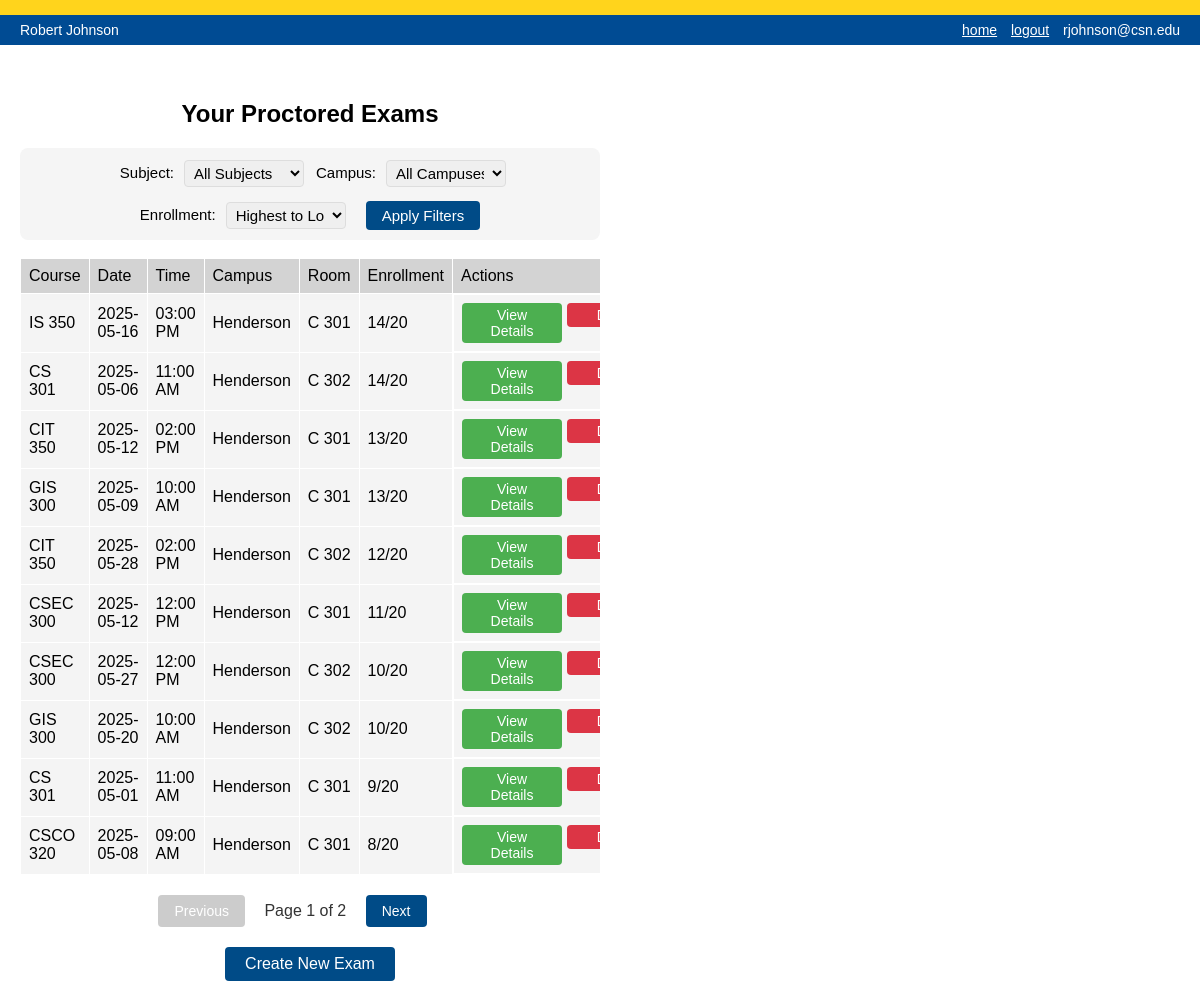
The app's page /exam_reports (signed in) with its own data.
### tables this page shows
CREATE TABLE EXAMS (
    Exam_ID INTEGER PRIMARY KEY AUTOINCREMENT,
    LocationID INTEGER NOT NULL,
    Exam_Name TEXT NOT NULL,
    ExamDate DATE NOT NULL,
    ExamTime TIME NOT NULL,
    ProctorID INTEGER NOT NULL,
    ExamCapacity INTEGER DEFAULT 20 CHECK (ExamCapacity <= 20),
    CurrentEnrollment INTEGER DEFAULT 0 CHECK (CurrentEnrollment <= ExamCapacity),
    Class TEXT NOT NULL,
    FOREIGN KEY (LocationID) REFERENCES LOCATION(LocationID),
    FOREIGN KEY (ProctorID) REFERENCES FACULTY(FacultyID)
);

### app.py (the view)
@app.route('/exam_reports', methods=['GET', 'POST'])
def exam_reports():
    if 'user_id' not in session or session.get('role') != 'Faculty':
        return redirect(url_for('login'))
    faculty = database.get_faculty_details(session['user_id'])
    if not faculty:
        return redirect(url_for('login'))
    selected_exam = None
    registered_students = []
    filter_subject = ''
    filter_campus = ''
    enrollment_sort = 'desc'  # Default: Highest to Lowest
    if request.method == 'POST':
        filter_subject = request.form.get('filter_subject', '')
        filter_campus = request.form.get('filter_campus', '')
        enrollment_sort = request.form.get('enrollment_sort', 'desc')
    else:
        filter_subject = request.args.get('filter_subject', '')
        filter_campus = request.args.get('filter_campus', '')
        enrollment_sort = request.args.get('enrollment_sort', 'desc')
    all_exams = database.get_faculty_exams(faculty['FacultyID'])
    if filter_subject:
        all_exams = [exam for exam in all_exams if exam['Class'].startswith(filter_subject)]
    if filter_campus:
        all_exams = [exam for exam in all_exams if exam['CampusName'] == filter_campus]
    all_exams = sorted(all_exams, key=lambda x: x['CurrentEnrollment'], reverse=(enrollment_sort == 'desc'))
    try:
        page = int(request.form.get('page', 1))
    except ValueError:
        page = 1
    if request.method == 'POST' and request.form.get('exam_id'):
        exam_id = int(request.form.get('exam_id'))
        exam, students = database.get_exam_details(exam_id)
        if exam and exam['ProctorID'] == faculty['FacultyID']:
            selected_exam = exam
            registered_students = students
    EXAMS_PER_PAGE = 10
    total_exams = len(all_exams)
    total_pages = (total_exams + EXAMS_PER_PAGE - 1) // EXAMS_PER_PAGE  # Ceiling division
    page = max(1, min(page, total_pages))
    start_idx = (page - 1) * EXAMS_PER_PAGE
    end_idx = start_idx + EXAMS_PER_PAGE
    current_page_exams = all_exams[start_idx:end_idx]
    return render_template('exam_reports.html',
                         exams=current_page_exams,
                         selected_exam=selected_exam,
                         registered_students=registered_students,
                         current_page=page,
                         total_pages=total_pages,
                         filter_subject=filter_subject,
                         filter_campus=filter_campus,
                         enrollment_sort=enrollment_sort)

### database.py (called while the page is built)
def get_db_connection():
    conn = sqlite3.connect(DATABASE)
    conn.row_factory = sqlite3.Row
    return conn

def get_faculty_details(auth_id):
    conn = get_db_connection()
    try:
        faculty = conn.execute("""
            SELECT
                f.*,
                a.CSN_Email as Email,
                a.Role
            FROM FACULTY f
            JOIN AUTHENTICATION a ON f.Auth_ID = a.Auth_ID
            WHERE f.Auth_ID = ?
        """, (auth_id,)).fetchone()
        return faculty
    except Exception as e:
        print(f"Error getting faculty details: {str(e)}")  # Debug log
        return None
    finally:
        conn.close()

def get_faculty_exams(faculty_id):
    conn = get_db_connection()
    try:
        exams = conn.execute("""
            SELECT
                e.*,
                l.CampusName,
                l.Building,
                l.RoomNumber,
                COUNT(DISTINCT er.StudentID) as RegisteredCount
            FROM EXAMS e
            JOIN LOCATION l ON e.LocationID = l.LocationID
            LEFT JOIN EXAM_REGISTRATIONS er ON e.Exam_ID = er.Exam_ID
            WHERE e.ProctorID = ?
            GROUP BY e.Exam_ID, e.LocationID, e.Exam_Name, e.ExamDate, e.ExamTime,
                     e.ProctorID, e.ExamCapacity, e.CurrentEnrollment, e.Class,
                     l.CampusName, l.Building, l.RoomNumber
            ORDER BY e.ExamDate DESC, e.ExamTime DESC
        """, (faculty_id,)).fetchall()
        return exams
    finally:
        conn.close()

### Templates/exam_reports.html (shortened to what this page needs)
<!DOCTYPE html>
<html lang="en">
	<head>
    	<link rel="stylesheet" href="{{ url_for('static', filename='CSS/sheet-styles.css') }}">
	</head>
	<body>
    	<div class="header-bar">
			<div class="user-name">{{ session.name }}</div>
		    <div class="user-email">
		        <a href="{{ url_for('faculty_home') }}">home</a> <a href="{{ url_for('login') }}">logout</a>
		        {{ session.email }}
		    </div>
   	 	</div>
    	<div class="page-layout">
            <div class="exams-list">
                <h1>Your Proctored Exams</h1>
                <form method="POST" action="{{ url_for('exam_reports') }}" class="filter-form">
                    <div class="form-group">
                        <label for="filter_subject">Subject:</label>
                        <select name="filter_subject" id="filter_subject">
                            <option value="">All Subjects</option>
                        </select>
                    </div>
                    <div class="form-group">
                        <label for="filter_campus">Campus:</label>
                        <select name="filter_campus" id="filter_campus">
                            <option value="">All Campuses</option>
                        </select>
                    </div>
                    <div class="form-group">
                        <label for="enrollment_sort">Enrollment:</label>
                        <select name="enrollment_sort" id="enrollment_sort">
                            <option value="desc" {% if enrollment_sort == 'desc' %}selected{% endif %}>Highest to Lowest</option>
                        </select>
                    </div>
                    <div class="form-group">
                        <button type="submit">Apply Filters</button>
                    </div>
                </form>
                {% if exams %}
                <table>
                    <tr>
                        <th>Course</th>
                        <th>Date</th>
                        <th>Time</th>
                        <th>Campus</th>
                        <th>Room</th>
                        <th>Enrollment</th>
                        <th>Actions</th>
                    </tr>
                    {% for exam in exams %}
                    <tr class="exam-row {% if selected_exam and selected_exam.Exam_ID == exam.Exam_ID %}selected{% endif %}">
                        <td>{{ exam.Class }}</td>
                        <td>{{ exam.ExamDate }}</td>
                        <td>{{ exam.ExamTime }}</td>
                        <td>{{ exam.CampusName }}</td>
                        <td>{{ exam.Building }} {{ exam.RoomNumber }}</td>
                        <td>{{ exam.CurrentEnrollment }}/{{ exam.ExamCapacity }}</td>
                        <td style="display: flex; gap: 5px; justify-content: center;">
                            <form method="POST" class="view-details-form" style="margin: 0;">
                                <button type="submit" class="view-details-button">View Details</button>
                            </form>
                            <form method="POST" action="{{ url_for('delete_exam', exam_id=exam.Exam_ID) }}"
                                  onsubmit="return confirm('Are you sure you want to delete this exam? This will unregister all students and cannot be undone.');"
                                  style="margin: 0;">
                                <button type="submit" class="delete-button">Delete</button>
                            </form>
                        </td>
                    </tr>
                    {% endfor %}
                </table>
                {% if total_pages > 1 %}
                <div class="pagination">
                    <form method="POST" action="{{ url_for('exam_reports') }}">
                        <button type="submit" name="page" value="{{ current_page - 1 }}"
                                class="pagination-button"
                                {% if current_page <= 1 %}disabled{% endif %}>
                            Previous
                        </button>
                        <span class="pagination-info">
                            Page {{ current_page }} of {{ total_pages }}
                        </span>
                        <button type="submit" name="page" value="{{ current_page + 1 }}"
                                class="pagination-button"
                                {% if current_page >= total_pages %}disabled{% endif %}>
                            Next
                        </button>
                    </form>
                </div>
                {% endif %}
                {% else %}
                <p>You have no exams scheduled at this time.</p>
                {% endif %}
                <div class="button-container" style="text-align: center; margin-top: 20px;">
                    <a href="{{ url_for('create_exam') }}" style="text-decoration: none;">
                        <button class="return-to-search-button">Create New Exam</button>
                    </a>
                </div>
            </div>
    	</div>
	</body>
</html>

### static/CSS/sheet-styles.css (style rules this page uses)
* { margin:0; padding:0; box-sizing: border-box; font-family: arial; }
html { position: relative; }
html::before { content: ''; position: fixed; top: 0; left: 0; right: 0; height: 15px; background-color: #ffd41c; z-index: 1001; }
body { padding-top: 60px; }
.header-bar { background-color: #004b93; height: 30px; width: 100%; position: fixed; top: 15px; left: 0; display: flex; align-items: center; justify-content: space-between; padding: 0 20px; box-sizing: border-box; z-index: 1000; }
.user-name { font-family: arial; font-size: 14px; color: white; }
.user-email { font-family: arial; font-size: 14px; color: white; }
.user-email a { color: white; margin-right: 10px; }
label, .date-section, .time-section, .days-label { color: black; margin-left: 7%; line-height: 30px; }
h1 { text-align: center; margin: 20px 0; font-size: 24px; color: black; }
.button-container { display: flex; justify-content: center; gap: 8px; }
table { width: 95%; border-collapse: collapse; margin: 0 auto; }
th { background-color: #d3d3d3; font-weight: normal; text-align: left; padding: 8px; border: 1px solid #fff; }
td { padding: 8px; border: 1px solid #fff; background-color: #f4f4f4; }
.pagination { display: flex; justify-content: center; align-items: center; margin: 20px 0; gap: 10px; padding-right: 35px; }
.pagination-button { background-color: #004b87; color: white; border: none; border-radius: 4px; padding: 8px 16px; cursor: pointer; font-size: 14px; }
.pagination-button:disabled { background-color: #cccccc; cursor: not-allowed; }
.pagination-info { margin: 0 15px; color: #333; min-width: 120px; text-align: center; }
.return-to-search-button { background-color: #004b87; color: white; border: none; border-radius: 4px; padding: 8px 20px; cursor: pointer; font-size: 16px; }
.form-group { display: flex; align-items: center; margin-bottom: 20px; }
.form-group label { width: 120px; text-align: right; margin-right: 15px; }
.form-group select, .form-group input[type="text"] { width: 200px; padding: 5px; border-radius: 4px; border: 1px solid #ddd; }
.page-layout { display: flex; gap: 2em; margin: 20px; min-height: calc(100vh - 100px); }
.exams-list { flex: 0 0 50%; overflow-x: auto; }
.view-details-form { display: inline; }
.view-details-button { background-color: #4CAF50; color: white; border: none; border-radius: 4px; padding: 4px 12px; cursor: pointer; font-size: 14px; min-width: 100px; }
.exam-row { cursor: pointer; }
.button-container { margin-top: 20px; }
.delete-button { background-color: #dc3545; color: white; border: none; border-radius: 4px; padding: 4px 12px; cursor: pointer; font-size: 14px; min-width: 100px; }
.filter-form { background: #f5f5f5; padding: 10px 18px; border-radius: 8px; margin: 0 auto 18px auto; max-width: 900px; display: flex; flex-wrap: wrap; align-items: center; gap: 12px; font-size: 15px; justify-content: center; }
.filter-form .form-group { margin-bottom: 0; display: flex; align-items: center; gap: 6px; }
.filter-form label { width: auto; min-width: 60px; text-align: right; margin-right: 4px; margin-left: 0; font-size: 15px; }
.filter-form select { width: 120px; padding: 3px 5px; border-radius: 4px; border: 1px solid #ddd; font-size: 15px; }
.filter-form button { background-color: #004b87; color: white; border: none; border-radius: 4px; padding: 6px 16px; cursor: pointer; font-size: 15px; margin: 0 0 0 8px; }

### records on screen
EXAMS: Class "IS 350", ExamDate "2025-05-16", ExamTime "03:00 PM", CampusName "Henderson", Building "C", RoomNumber "301", CurrentEnrollment "14", ExamCapacity "20"
EXAMS: Class "CS 301", ExamDate "2025-05-06", ExamTime "11:00 AM", CampusName "Henderson", Building "C", RoomNumber "302", CurrentEnrollment "14", ExamCapacity "20"
EXAMS: Class "CIT 350", ExamDate "2025-05-12", ExamTime "02:00 PM", CampusName "Henderson", Building "C", RoomNumber "301", CurrentEnrollment "13", ExamCapacity "20"
EXAMS: Class "GIS 300", ExamDate "2025-05-09", ExamTime "10:00 AM", CampusName "Henderson", Building "C", RoomNumber "301", CurrentEnrollment "13", ExamCapacity "20"
EXAMS: Class "CIT 350", ExamDate "2025-05-28", ExamTime "02:00 PM", CampusName "Henderson", Building "C", RoomNumber "302", CurrentEnrollment "12", ExamCapacity "20"
EXAMS: Class "CSEC 300", ExamDate "2025-05-12", ExamTime "12:00 PM", CampusName "Henderson", Building "C", RoomNumber "301", CurrentEnrollment "11", ExamCapacity "20"
EXAMS: Class "CSEC 300", ExamDate "2025-05-27", ExamTime "12:00 PM", CampusName "Henderson", Building "C", RoomNumber "302", CurrentEnrollment "10", ExamCapacity "20"
EXAMS: Class "GIS 300", ExamDate "2025-05-20", ExamTime "10:00 AM", CampusName "Henderson", Building "C", RoomNumber "302", CurrentEnrollment "10", ExamCapacity "20"
EXAMS: Class "CS 301", ExamDate "2025-05-01", ExamTime "11:00 AM", CampusName "Henderson", Building "C", RoomNumber "301", CurrentEnrollment "9", ExamCapacity "20"
EXAMS: Class "CSCO 320", ExamDate "2025-05-08", ExamTime "09:00 AM", CampusName "Henderson", Building "C", RoomNumber "301", CurrentEnrollment "8", ExamCapacity "20"

### other values on screen
{{ session.name }} "Robert Johnson"
{{ session.email }} "rjohnson@csn.edu"
{{ current_page }} "1"
{{ total_pages }} "2"
